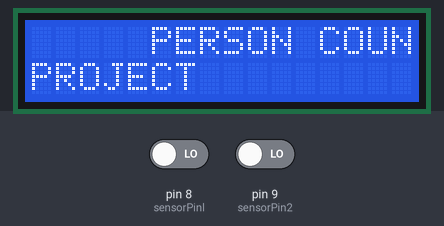
Bench run of a sketch on a simulated Arduino Uno, built with avr-gcc and run on an emulated ATmega328P. On the bench: 16×2 character LCD. The test bench sets the inputs (shaded band); at power-on: pin 8 (sensorPinl) LOW, pin 9 (sensorPin2) LOW.

Above: at 0.1 s.
At 3.1 s:
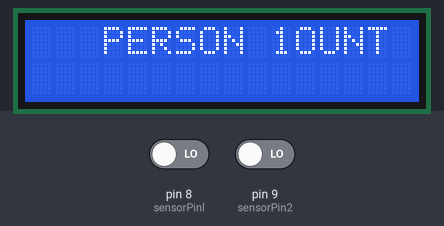
At 12.2 s:
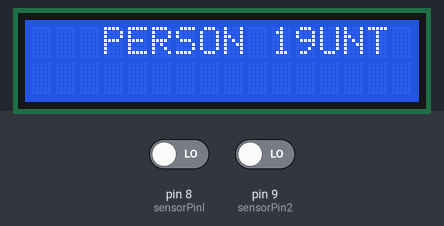
At 21.2 s:
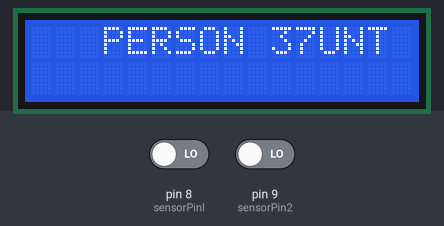
At 30.2 s:
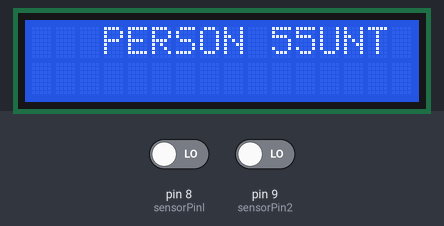
At 39.3 s:
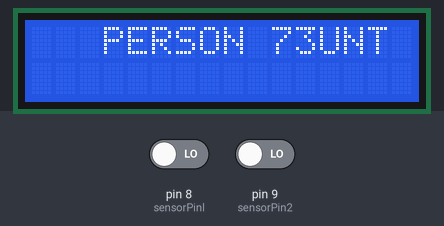

Measured:
- what the display in image 1 shows lasts 0.5 s, from 3.1 s to 3.6 s

The sketch:

HumanCounter.ino
```cpp
#include <LiquidCrystal.h>
int sensorValuel = 0, sensorValue2 = 0, count=0;
int sensorPinl = 8, sensorPin2 = 9;
LiquidCrystal lcd(2, 3, 4, 5, 6, 7);
void setup()
{
pinMode(sensorPinl, INPUT);
pinMode(sensorPin2, INPUT);
lcd.begin (16,2);
lcd.setCursor(5,0);
lcd.print("PERSON COUNT");
lcd.setCursor(0,1);
lcd.print ("PROJECT");
delay(3000);
lcd.clear();
}
void loop(){
  sensorValuel = digitalRead(sensorPinl);
  sensorValue2 = digitalRead(sensorPin2);
  Serial.println(sensorValuel);
  Serial.println(sensorValue2);
  if (sensorValuel = HIGH)
  {
    count ++;
    lcd.setCursor (3,0);
    lcd.print("PERSON COUNT");
    lcd.setCursor (10,0);
    lcd.print(count);
    delay(500);
  }
   else if(sensorValue2 = HIGH)
   {
    count --;
    lcd.setCursor (3,0);
    lcd.print("PERSON COUNT");
    lcd.setCursor (10,1);
    lcd.print(count);
    delay(500);
   }
   else
   {

   }
}
```
